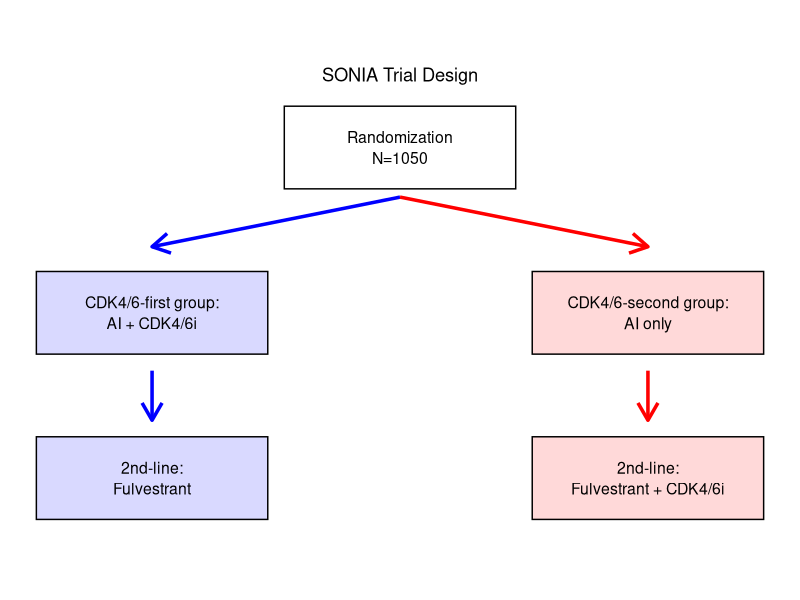
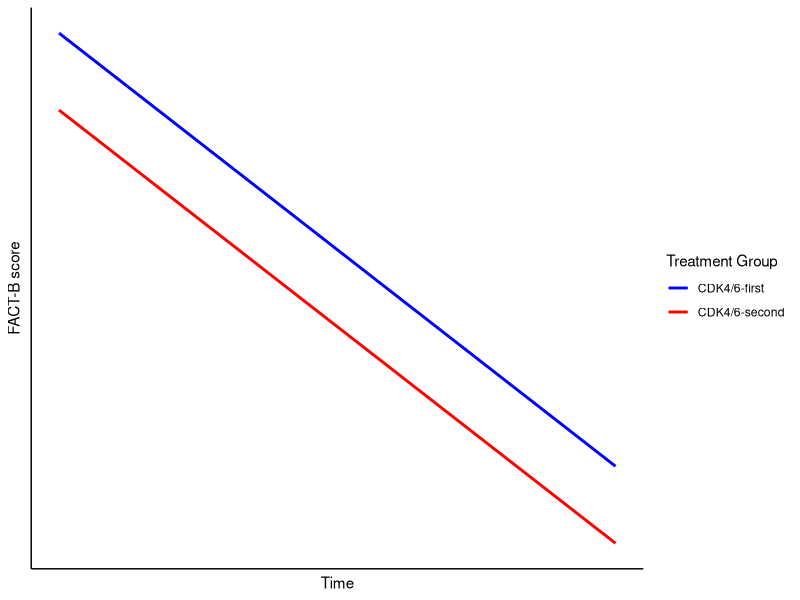
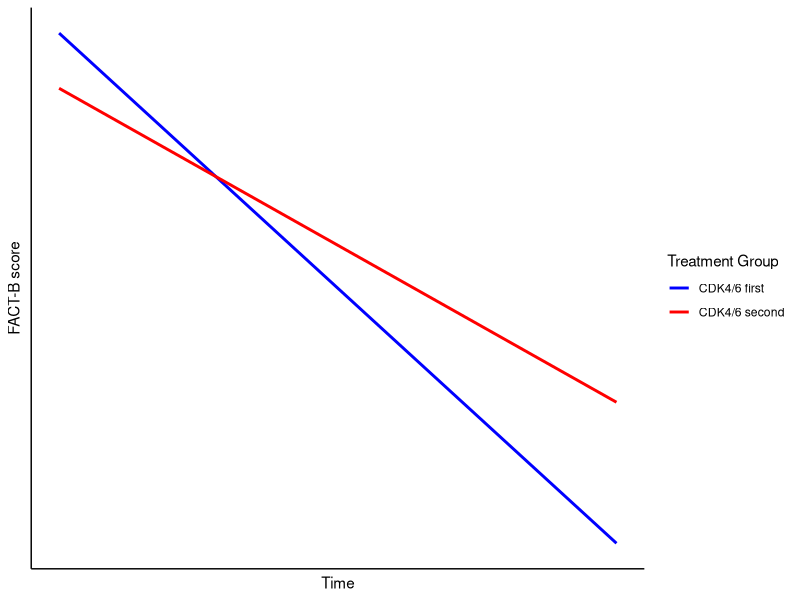
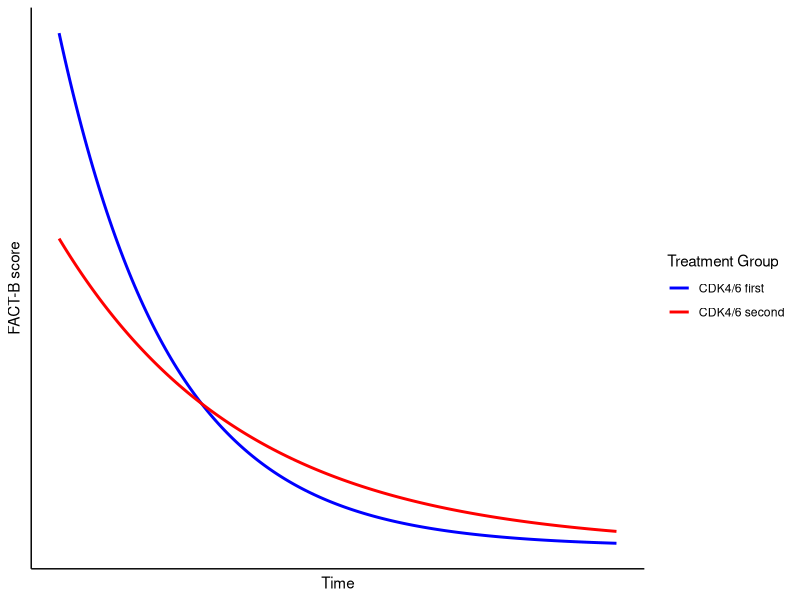

These charts were generated, in order, by the following R code:
## ---- chunk 1
knitr::opts_chunk$set(echo = TRUE)
## ---- chunk 2
library(ggplot2)

colors <- c("blue", "red")
## ---- chunk 3
nodes <- data.frame(
   label = c(
      "Randomization\nN=1050",
      "CDK4/6-first group:\nAI + CDK4/6i", "CDK4/6-second group:\nAI only",
      "2nd-line:\nFulvestrant", "2nd-line:\nFulvestrant + CDK4/6i"
   ),
   x = c(0, -3, 3, -3, 3),
   y = c(6, 4, 4, 2, 2),
   group = c("main", "A", "B", "A", "B")
)

# Define arrows
edges <- data.frame(
   x = c(0, 0, -3, 3),
   xend = c(-3, 3, -3, 3),
   y = c(5.4, 5.4, 3.3, 3.3),
   yend = c(4.8, 4.8, 2.7, 2.7),
   group = c("A", "B", "A", "B")
)

# Plot
ggplot() +
   # Arrows
   geom_segment(data = edges, 
                aes(x = x, y = y, xend = xend, yend = yend, color = group),
                arrow = arrow(length = unit(0.2, "inches")),
                size = 1.2) +
   
   # Boxes
   geom_rect(data = nodes,
             aes(xmin = x - 1.4, xmax = x + 1.4, ymin = y - 0.5, ymax = y + 0.5, fill = group),
             color = "black", alpha = 0.15) +
   
   # Labels
   geom_text(data = nodes,
             aes(x = x, y = y, label = label),
             size = 4, lineheight = 1.1) +
   
   # Color and theme
   scale_color_manual(values = c("A" = "blue", "B" = "red")) +
   scale_fill_manual(values = c("A" = "blue", "B" = "red", "main" = "#ffffff")) +
   theme_void() +
   theme(legend.position = "none") +
   coord_fixed() +
   labs(title = "SONIA Trial Design") +
   theme(plot.title = element_text(hjust = 0.5))

## ---- chunk 4
intercept <- 37.950
arm_second_group <- -0.91
time_coef <- -0.008
FACTB_baseline <- 0.676

time <- seq(0, 640, by = 10)
first_group <- intercept + (time_coef * time) + FACTB_baseline
second_group <- first_group + arm_second_group

original_df <- data.frame(y = c(first_group, second_group),
                          group = c(rep("CDK4/6-first", length(time)), rep("CDK4/6-second", length(time))),
                          time = time)
## ---- chunk 5
ggplot(original_df) +
   geom_line(aes(y = y, x = time, colour = group), linewidth = 1) +
   labs(y = "FACT-B score", x = "Time", col = "Treatment Group") + 
   scale_color_manual(values= colors) +
   theme_classic() +
   theme(axis.text.x = element_blank(),
         axis.text.y = element_blank(),
         axis.ticks = element_blank())
## ---- chunk 6
interaction_coeff <- -0.005
arm_second_group <- -0.9
main <- intercept + (time_coef * time) + FACTB_baseline
first_group_int <- main + (interaction_coeff*time)
second_group_int <- main + arm_second_group


hyp1_df <- data.frame(y = c(first_group_int, second_group_int),
                          group = c(rep("CDK4/6 first", length(time)), 
                                    rep("CDK4/6 second", length(time))),
                          time = time)

ggplot(hyp1_df) +
   geom_line(aes(y = y, x = time, colour = group), linewidth = 1) +
   labs(y = "FACT-B score", x = "Time", col = "Treatment Group") + 
   scale_color_manual(values= colors) +
   theme_classic() +
   theme(axis.text.x = element_blank(),
         axis.text.y = element_blank(),
         axis.ticks = element_blank())
## ---- chunk 7
# Create a sequence of x values
x <- seq(0, 10, length.out = 200)

# Define two curves with different starting points, converging to the same end point
curve1 <- data.frame(x = x, y = exp(-0.3 * x) * 3)
curve2 <- data.frame(x = x, y = exp(-0.5 * x) * 5)

# Combine into one data frame for ggplot
curve1$curve <- "CDK4/6 second"
curve2$curve <- "CDK4/6 first"
df <- rbind(curve1, curve2)

# Plot the curves
ggplot(df, aes(x = x, y = y, color = curve)) +
   geom_line(linewidth = 1) +
   labs(y = "FACT-B score", x = "Time", col = "Treatment Group") + 
   scale_color_manual(values = colors) +
   theme_classic() +
   theme(axis.text.x = element_blank(),
                 axis.text.y = element_blank(),
                 axis.ticks = element_blank())
